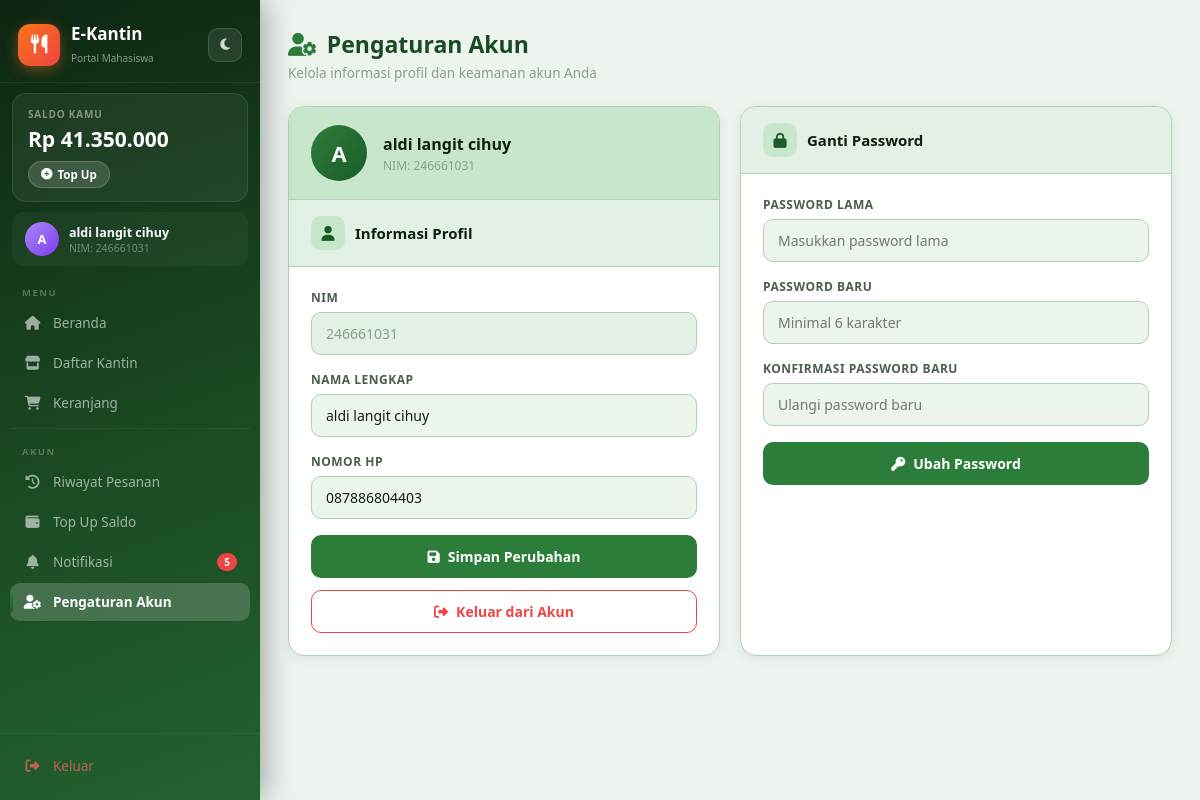
The app's page /dashboard/mahasiswa/pengaturan.php (signed in) with its own data.
### tables this page shows
CREATE TABLE `saldo` (
  `id_saldo` int(11) NOT NULL,
  `id_user` int(11) NOT NULL,
  `saldo` int(11) NOT NULL DEFAULT 0,
  `updated_at` timestamp NOT NULL DEFAULT current_timestamp() ON UPDATE current_timestamp()
);

CREATE TABLE `users` (
  `id_user` int(11) NOT NULL,
  `nim` varchar(20) DEFAULT NULL,
  `nama` varchar(100) NOT NULL,
  `email` varchar(100) NOT NULL,
  `no_hp` varchar(20) NOT NULL,
  `password` varchar(255) NOT NULL,
  `created_at` timestamp NOT NULL DEFAULT current_timestamp() ON UPDATE current_timestamp(),
  `role` enum('mahasiswa','penjual','admin') NOT NULL DEFAULT 'mahasiswa'
);

### dashboard/mahasiswa/pengaturan.php (the view, shortened to what this page needs)
<?php
require_once '../../includes/db.php';
$id_user = $_SESSION['user']['id_user'];
$stmt = $pdo->prepare("SELECT nama, nim, no_hp FROM users WHERE id_user = ?");
$stmt->execute([$id_user]);
$user_data = $stmt->fetch();
require_once '../../includes/sidebar_mahasiswa.php';
?>
<div class="page-header">
    <h1><i class="fas fa-user-cog" style="color:var(--ac);margin-right:10px;"></i>Pengaturan Akun</h1>
    <p>Kelola informasi profil dan keamanan akun Anda</p>
</div>
<div class="settings-grid">
    <div class="settings-card">
        <div class="profile-banner">
            <div class="profile-avatar"><?= strtoupper(substr($user_data['nama'], 0, 1)) ?></div>
            <div class="profile-info">
                <div class="pname"><?= htmlspecialchars($user_data['nama']) ?></div>
                <div class="pnim">NIM: <?= htmlspecialchars($user_data['nim'] ?? '-') ?></div>
            </div>
        </div>
        <div class="settings-card-header">
            <div class="hdr-icon"><i class="fas fa-user"></i></div>
            <h3>Informasi Profil</h3>
        </div>
        <div class="settings-card-body">
            <form method="POST">
                <div class="form-group">
                    <label>NIM</label>
                    <input type="text" value="<?= htmlspecialchars($user_data['nim'] ?? '-') ?>" readonly>
                </div>
                <div class="form-group">
                    <label>Nama Lengkap</label>
                    <input type="text" name="nama" value="<?= htmlspecialchars($user_data['nama']) ?>" required placeholder="Nama lengkap">
                </div>
                <div class="form-group">
                    <label>Nomor HP</label>
                    <input type="text" name="no_hp" value="<?= htmlspecialchars($user_data['no_hp'] ?? '') ?>" placeholder="08xxxxxxxxxx">
                </div>
                <button type="submit" class="btn-save"><i class="fas fa-save"></i> Simpan Perubahan</button>
            </form>
            <a href="../../logout.php" class="btn-logout"><i class="fas fa-sign-out-alt"></i> Keluar dari Akun</a>
        </div>
    </div>
    <div class="settings-card">
        <div class="settings-card-header">
            <div class="hdr-icon"><i class="fas fa-lock"></i></div>
            <h3>Ganti Password</h3>
        </div>
        <div class="settings-card-body">
            <form method="POST">
                <div class="form-group">
                    <label>Password Lama</label>
                    <input type="password" name="password_lama" required placeholder="Masukkan password lama">
                </div>
                <div class="form-group">
                    <label>Password Baru</label>
                    <input type="password" name="password_baru" required placeholder="Minimal 6 karakter">
                </div>
                <div class="form-group">
                    <label>Konfirmasi Password Baru</label>
                    <input type="password" name="password_ulang" required placeholder="Ulangi password baru">
                </div>
                <button type="submit" class="btn-save"><i class="fas fa-key"></i> Ubah Password</button>
            </form>
        </div>
    </div>
</div>
</div></body></html>

### includes/sidebar_mahasiswa.php (shortened to what this page needs)
<?php
$current_page = basename($_SERVER['PHP_SELF']);
require_once __DIR__ . '/db.php';
$stmt = $pdo->prepare("SELECT COUNT(*) FROM notifikasi WHERE id_user = ? AND is_read = 0");
$stmt->execute([$_SESSION['user']['id_user']]);
$notif_count = $stmt->fetchColumn();
$stmt2 = $pdo->prepare("SELECT saldo FROM saldo WHERE id_user = ?");
$stmt2->execute([$_SESSION['user']['id_user']]);
$saldo_row = $stmt2->fetch();
$saldo = $saldo_row ? $saldo_row['saldo'] : 0;
?>
<!DOCTYPE html>
<html lang="id" data-theme="light">
<head>
    <link rel="stylesheet" href="https://cdnjs.cloudflare.com/ajax/libs/font-awesome/6.5.0/css/all.min.css">
</head>
<body>
<aside class="sidebar">
    <div class="sidebar-header">
        <a href="beranda.php" class="sidebar-logo">
            <div class="logo-icon"><i class="fas fa-utensils"></i></div>
            <div class="logo-text">
                <h2>E-Kantin</h2>
                <span>Portal Mahasiswa</span>
            </div>
        </a>
        <button class="theme-toggle" onclick="toggleTheme()" id="theme-btn" title="Ganti tema">
            <i class="fas fa-moon" id="theme-icon"></i>
        </button>
    </div>
    <div class="saldo-widget">
        <div class="saldo-label">Saldo Kamu</div>
        <div class="saldo-amount">Rp <?= number_format($saldo, 0, ',', '.') ?></div>
        <a href="topup.php" class="saldo-topup"><i class="fas fa-plus-circle"></i> Top Up</a>
    </div>
    <div class="sidebar-user">
        <div class="user-avatar"><?= strtoupper(substr($_SESSION['user']['nama'], 0, 1)) ?></div>
        <div class="user-info">
            <div class="name"><?= htmlspecialchars($_SESSION['user']['nama']) ?></div>
            <div class="nim">NIM: <?= htmlspecialchars($_SESSION['user']['nim'] ?? '-') ?></div>
        </div>
    </div>
    <nav class="sidebar-nav">
        <div class="nav-section-label">Menu</div>
        <a href="beranda.php" class="nav-item <?= $current_page==='beranda.php'?'active':'' ?>"><i class="fas fa-home"></i><span>Beranda</span></a>
        <a href="kantin.php" class="nav-item <?= $current_page==='kantin.php'?'active':'' ?>"><i class="fas fa-store"></i><span>Daftar Kantin</span></a>
        <a href="keranjang.php" class="nav-item <?= $current_page==='keranjang.php'?'active':'' ?>"><i class="fas fa-shopping-cart"></i><span>Keranjang</span></a>
        <hr class="nav-divider">
        <div class="nav-section-label">Akun</div>
        <a href="riwayat.php" class="nav-item <?= $current_page==='riwayat.php'?'active':'' ?>"><i class="fas fa-history"></i><span>Riwayat Pesanan</span></a>
        <a href="topup.php" class="nav-item <?= $current_page==='topup.php'?'active':'' ?>"><i class="fas fa-wallet"></i><span>Top Up Saldo</span></a>
        <a href="notifikasi.php" class="nav-item <?= $current_page==='notifikasi.php'?'active':'' ?>">
            <i class="fas fa-bell"></i><span>Notifikasi</span>
            <?php if($notif_count>0):?><span class="nav-badge"><?=$notif_count?></span><?php endif;?>
        </a>
        <a href="pengaturan.php" class="nav-item <?= $current_page==='pengaturan.php'?'active':'' ?>"><i class="fas fa-user-cog"></i><span>Pengaturan Akun</span></a>
    </nav>
    <div class="sidebar-footer">
        <a href="../../logout.php" class="nav-item logout"><i class="fas fa-sign-out-alt"></i><span>Keluar</span></a>
    </div>
</aside>
<div class="main-content">

### includes/sidebar_mahasiswa.php (style rules this page uses)
:root,[data-theme="light"] { --bg-page:#edf4ee;--bg-card:#fff;--bg-card2:#e3f0e5; --text-1:#0f1f0f;--text-2:#4a5e4a;--text-3:#8a9e8a; --border:#b0cfb3;--shadow:0 2px 12px rgba(0,0,0,.07);--shadow-h:0 8px 24px rgba(0,0,0,.12); --ac:#2d7d3a;--ac-dk:#1a5c28;--ac-lt:#c8e6cc;--ac-tx:#1a5c28; --sb-bg:linear-gradient(160deg,#0d2612 0%,#1a4a22 55%,#236130 100%); --sb-active:rgba(255,255,255,.18);--sb-hover:rgba(255,255,255,.10); --h1:#1a4a22;--inp-bg:#ebf5ec;--inp-bd:#a5cca9; }
* { margin:0;padding:0;box-sizing:border-box; }
body { font-family:'Segoe UI',sans-serif;background:var(--bg-page);display:flex;height:100vh;color:var(--text-1);transition:background .3s,color .3s; }
.sidebar { width:260px;background:var(--sb-bg);height:100vh;display:flex;flex-direction:column;position:fixed;left:0;top:0;z-index:100;box-shadow:4px 0 28px rgba(0,0,0,.35); }
.sidebar-header { padding:22px 18px 15px;border-bottom:1px solid rgba(255,255,255,.07);display:flex;align-items:center;justify-content:space-between; }
.sidebar-logo { display:flex;align-items:center;gap:11px;text-decoration:none; }
.logo-icon { width:42px;height:42px;background:linear-gradient(135deg,#f97316,#ef4444);border-radius:12px;display:flex;align-items:center;justify-content:center;font-size:19px;color:white;box-shadow:0 4px 14px rgba(249,115,22,.4); }
.logo-text { color:white; }
.logo-text h2 { font-size:17px;font-weight:800; }
.logo-text span { font-size:10px;opacity:.5; }
.theme-toggle { width:34px;height:34px;background:rgba(255,255,255,.09);border:1px solid rgba(255,255,255,.14);border-radius:10px;color:rgba(255,255,255,.8);font-size:13px;cursor:pointer;display:flex;align-items:center;justify-content:center;transition:all .2s;flex-shrink:0; }
.saldo-widget { margin:10px 12px;background:rgba(255,255,255,.06);border:1px solid rgba(255,255,255,.09);border-radius:14px;padding:13px 15px; }
.saldo-label { color:rgba(255,255,255,.45);font-size:10px;font-weight:700;letter-spacing:.8px;text-transform:uppercase; }
.saldo-amount { color:white;font-size:21px;font-weight:800;margin:4px 0 8px; }
.saldo-topup { display:inline-flex;align-items:center;gap:5px;background:rgba(255,255,255,.14);color:white;font-size:11.5px;font-weight:600;padding:5px 12px;border-radius:20px;text-decoration:none;transition:background .2s;border:1px solid rgba(255,255,255,.18); }
.sidebar-user { margin:0 12px 4px;padding:10px 13px;display:flex;align-items:center;gap:10px;background:rgba(255,255,255,.04);border-radius:11px; }
.user-avatar { width:34px;height:34px;background:linear-gradient(135deg,#a78bfa,#7c3aed);border-radius:50%;display:flex;align-items:center;justify-content:center;color:white;font-weight:700;font-size:13px;flex-shrink:0; }
.user-info .name { color:white;font-size:12.5px;font-weight:600; }
.user-info .nim { color:rgba(255,255,255,.38);font-size:10.5px; }
.sidebar-nav { flex:1;padding:6px 10px;overflow-y:auto;min-height:0;scrollbar-width:none; }
.nav-section-label { color:rgba(255,255,255,.28);font-size:9.5px;font-weight:700;letter-spacing:1.5px;text-transform:uppercase;padding:10px 12px 5px; }
.nav-item { display:flex;align-items:center;gap:11px;padding:10px 13px;border-radius:10px;color:rgba(255,255,255,.58);text-decoration:none;font-size:13.5px;font-weight:500;margin-bottom:2px;position:relative;transition:all .2s ease; }
.nav-item.active { background:var(--sb-active);color:white;font-weight:600; }
.nav-item.active::before { content:'';position:absolute;left:0;top:50%;transform:translateY(-50%);width:3px;height:55%;background:linear-gradient(to bottom,#2d7d3a,#1a5c28);border-radius:0 3px 3px 0; }
.nav-item i { width:19px;text-align:center;font-size:14px; }
.nav-badge { margin-left:auto;background:#ef4444;color:white;font-size:10px;font-weight:700;padding:2px 7px;border-radius:20px; }
hr.nav-divider { border:none;border-top:1px solid rgba(255,255,255,.06);margin:6px 0; }
.sidebar-footer { padding:13px 10px;border-top:1px solid rgba(255,255,255,.06); }
.nav-item.logout { color:rgba(255,100,100,.7); }
.main-content { margin-left:260px;flex:1;padding:28px;height:100vh;overflow-y:auto;transition:background .3s; }
.page-header { margin-bottom:24px; }
.page-header h1 { font-size:23px;font-weight:800;color:var(--h1); }
.page-header p { color:var(--text-3);font-size:13.5px;margin-top:4px; }

### records on screen
saldo: saldo "41.350.000"
users: nama "A", nama "aldi langit cihuy", nim "246661031", no_hp "087886804403"

### other values on screen
substr($_SESSION['user']['nama'], 0, 1) "A"
$_SESSION['user']['nama'] "aldi langit cihuy"
$_SESSION['user']['nim'] "246661031"
$notif_count "5"
